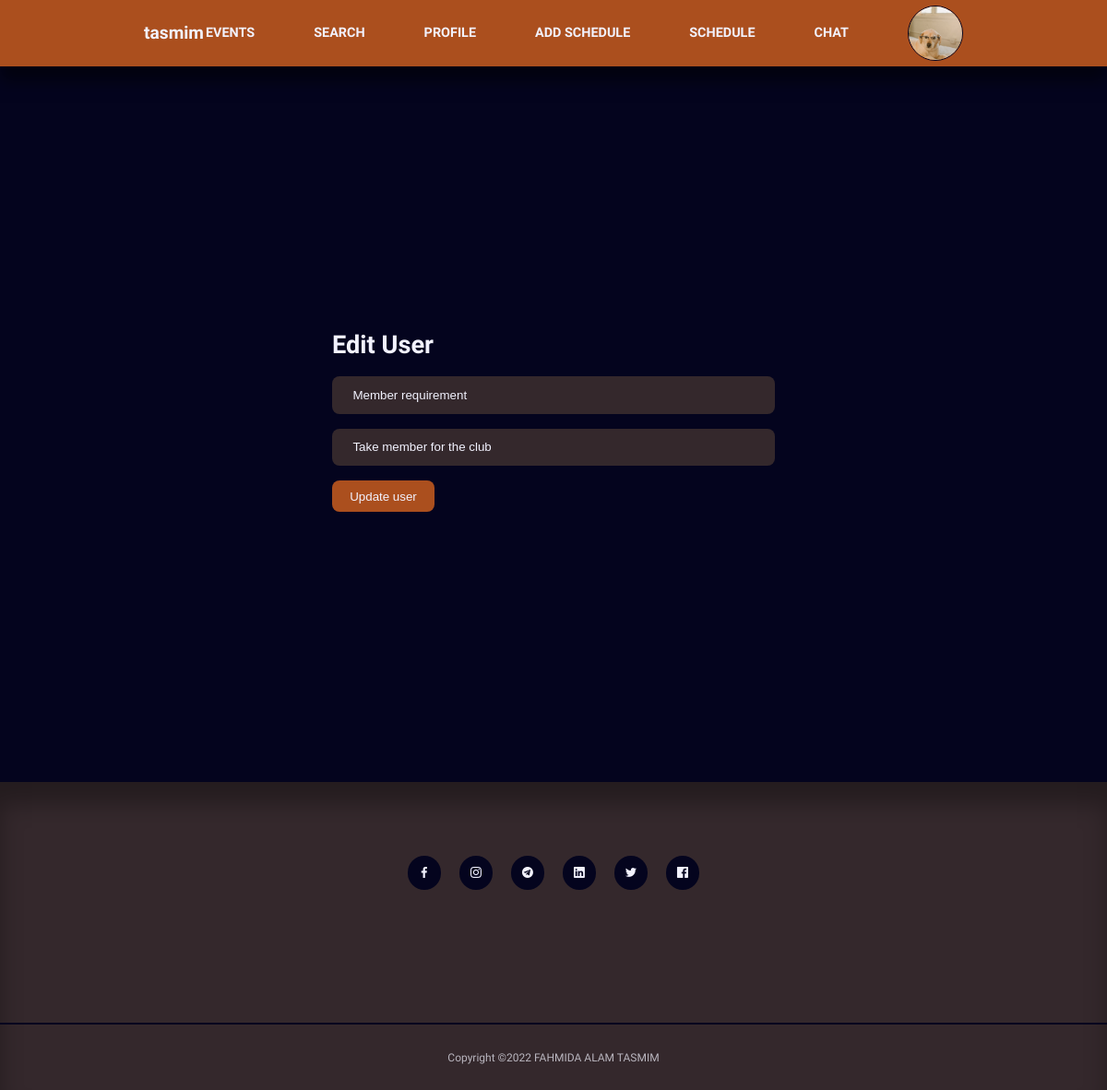
The page /edit_category.php?id=9 (signed in) on the database its author committed.
### tables this page shows
CREATE TABLE `users` (
  `id` int(11) NOT NULL,
  `name` varchar(255) NOT NULL,
  `email` varchar(255) NOT NULL,
  `phone` bigint(255) NOT NULL,
  `password` varchar(255) NOT NULL,
  `user_type` varchar(255) NOT NULL,
  `photo` varchar(255) NOT NULL
);

CREATE TABLE `category` (
  `id` int(11) NOT NULL,
  `title` varchar(255) NOT NULL,
  `description` varchar(255) NOT NULL
);

CREATE TABLE `social` (
  `id` int(11) NOT NULL,
  `icon` varchar(255) NOT NULL,
  `link` varchar(255) NOT NULL,
  `status` int(11) NOT NULL DEFAULT 0
);

### footer_one.php (the view, shortened to what this page needs)
<?php
require 'db.php';
$social = "SELECT*FROM social";
$social_res = mysqli_query($db_connection, $social);
?>
<footer>
    <div class="footer__social">
        <?php foreach($social_res as $s){?>
        <a href="<?=$s['link']?>" target="_blank"><i class="<?=$s['icon']?>"></i></a>
      <?php }?>
    </div>
    <div class="footer__copyright">
        <small>Copyright &copy;2022 FAHMIDA ALAM TASMIM</small>
    </div>
</footer>
</body>
</html>

### header_one.php (shortened to what this page needs)
<?php
require 'db.php';
$profile_id = $_SESSION['id'];
$select_loggedin_user = "SELECT * FROM users WHERE id=$profile_id";
$select_loggedin_user_result = mysqli_query($db_connection,$select_loggedin_user);
$select_loggedin_user_result_after_assoc = mysqli_fetch_assoc($select_loggedin_user_result);
?>
<!DOCTYPE html>
<html lang="en">
<head>
    <link rel="stylesheet" href="./style2.css">
    <link rel="stylesheet" href="https://unicons.iconscout.com/release/v4.0.0/css/line.css">
</head>
<body>
 <nav>
    <div class="container nav__container">
        <a href="index.html" class="nav__logo"><?=$select_loggedin_user_result_after_assoc['name']?></a>
        <ul class="nav__items">
            <li><a href="events.php"><b>EVENTS</b></a></li>
            <li><a href="user_search.php"><b>SEARCH</b></a></li>
            <li><a href="user_profile.php"><b>PROFILE</b></a></li>
            <li><a href="schedule_form.php"><b>ADD SCHEDULE</b></a></li>
            <li><a href="schedule_dashboard.php"><b>SCHEDULE</b></a></li>
            <li><a href="chat.php?id=<?=$profile_id?>"><b>CHAT</b></a></li>
            <li class="nav__profile">
                <div class="avater">
                <?php
                    if($select_loggedin_user_result_after_assoc['photo']==null){?>
                    <img src="./images/photo.jpg">
                    <?php }else{?>
                        <img width="60px" height="60px"  src="./uploads/profile_pic/<?=$select_loggedin_user_result_after_assoc['photo'] ?>" alt="">
                    <?php }?>
                </div>
            </li>
        </ul>
    </div>
</nav>

### edit_category.php (shortened to what this page needs)
<?php
require 'header_one.php';
require 'db.php';
$cid = $_GET['id'];
$selectcat = "SELECT * FROM category WHERE id=$cid";
$selectcat_cat = mysqli_query($db_connection,$selectcat);
$after_assoc_single_cat = mysqli_fetch_assoc($selectcat_cat);
?>
<section class="form__section">
    <div class="container form__section-container">
        <h2>Edit User</h2>
        <form action="edit_category_post.php" method="POST">
            <input type="text" name="title" value="<?=$after_assoc_single_cat['title']?>">
            <input type="text" name="description" value="<?=$after_assoc_single_cat['description']?>">
            <button type="submit" class="btn">Update user</button>
        </form>
    </div>
</section>
<?php require 'footer_one.php'?>

### style2.css (style rules this page uses)
:root { --color-primary:#ab4f1e; --color-primary-light:hsl(21, 79%, 19%); --color-red:rgb(158, 16, 16); --color-red-light:hsla(4, 78%, 49%, 0.433); --color-green:#00c476; --color-green-light:rgba(223, 123, 36, 0.15); --color-gray-900:#34282C; --color-gray-700:#6d3c0b; --color-gray-300:rgba(242,242,254,0.3); --color-gray-200:rgba(242,242,254,0.7); --color-white:#f2f2fe; --color-bg:#04041e; --border:#C19A6B; --danger:#f44d16; --transition:all 1000ms ease; --container-width-lg:74%; --container-width-md:88%; --form-width:40%; --card-border-radius-1:0.3rem; --card-border-radius-2:0.5rem; --card-border-radius-3:0.8rem; --card-border-radius-4:2rem; --card-border-radius-5:5rem; }
* { margin: 0; padding: 0; outline: 0; border: 0; appearance: 0; list-style: none; text-decoration: none; box-sizing: border-box; }
body { font-family: 'Montserrat Alternates', sans-serif; line-height: 1.6; color: var(--color-gray-200); overflow-x: hidden; background: var(--color-bg); font-size: 0.9rem; }
.container { width: var(--container-width-lg); max-width: 1800px; margin-inline: auto; }
section { margin-top: 3rem; width: 100vw; }
h1,h2,h3,h4,h5 { color: var(--color-white); line-height: 1.3; }
h2 { font-size: 1.7rem; margin: 1rem 0; }
a { color: var(--color-white); transition: var(--transition); }
img { display: block; width: 100%; object-fit: cover; }
nav { background: var(--color-primary); width: 100vw; height: 4.5rem; position: fixed; top: 0; z-index: 10; box-shadow: 0 1rem 1rem rgb(0, 0, 0,0.5); }
.nav__container { height: 100%; display: flex; align-items: center; justify-content: space-between; }
.avater { width:60px; aspect-ratio: 1/1; border-radius: 50%; overflow: hidden; border: 0.1rem solid var(--color-bg); }
.nav__logo { font-weight: 600; font-size: 1.2rem; }
.nav__items { display: flex; align-items: center; gap: 4rem; }
.nav__profile { position: relative; cursor: pointer; }
footer { background: var(--color-gray-900); padding: 5rem 0 0; box-shadow: inset 0 1.5rem 1.5rem rgb(0, 0, 0,0.3); }
.footer__social { margin-inline: auto; width: fit-content; margin-bottom: 5rem; display: flex; justify-content: space-between; align-items: center; gap: 1.2rem; }
.footer__social a { background: var(--color-bg); border-radius: 50%; width: 2.3rem; height: 2.3rem; display: flex; align-items: center; justify-content: center; }
.footer__copyright { text-align: center; padding: 1.5rem; border-top: 2px solid var(--color-bg); margin-top: 4rem; }
.btn { display: inline-block; width: fit-content;padding: 0.6rem 1.2rem; background: var(--color-primary); border-radius: var(--card-border-radius-2); cursor: pointer; transition: var(--transition); color: var(--color-white); }
.form__section { display: grid; place-items: center; height: 100vh; }
.form__section-container { width: var(--form-width); }
form { display: flex; flex-direction: column; gap: 1rem; }
input,textarea,select { padding: 0.8rem 1.4rem; background: var(--color-gray-900); border-radius: var(--card-border-radius-2); resize: none; color: var(--color-white); }

### rows shown on the page
users: name "tasmim", photo (picture)
category: title "Member requirement", description "Take member for the club"
